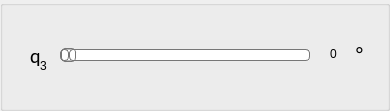
                <widget class="QGroupBox" name="q3_slider_group">
                    <property name="geometry">
                        <rect>
                            <x>40</x>
                            <y>300</y>
                            <width>390</width>
                            <height>111</height>
                        </rect>
                    </property>
                    <property name="minimumSize">
                        <size>
                            <width>2</width>
                            <height>0</height>
                        </size>
                    </property>
                    <property name="title">
                        <string />
                    </property>
                    <widget class="QLabel" name="q3_label2">
                        <property name="geometry">
                            <rect>
                                <x>40</x>
                                <y>50</y>
                                <width>21</width>
                                <height>31</height>
                            </rect>
                        </property>
                        <property name="text">
                            <string>3</string>
                        </property>
                    </widget>
                    <widget class="QSlider" name="q3_slider">
                        <property name="geometry">
                            <rect>
                                <x>60</x>
                                <y>40</y>
                                <width>250</width>
                                <height>30</height>
                            </rect>
                        </property>
                        <property name="styleSheet">
                            <string notr="true">QSlider::groove:horizontal {
                                border: 1px solid #bbb;
                                background: white;
                                height: 10px;
                                border-radius: 4px;
                                }

                                QSlider::sub-page:horizontal {
                                background: qlineargradient(x1: 0, y1: 0, x2: 0, y2: 1,
                                stop: 0 #66e, stop: 1 #bbf);
                                background: qlineargradient(x1: 0, y1: 0.2, x2: 1, y2: 1,
                                stop: 0 #bbf, stop: 1 #55f);
                                border: 1px solid #777;
                                height: 10px;
                                border-radius: 4px;
                                }

                                QSlider::add-page:horizontal {
                                background: #fff;
                                border: 1px solid #777;
                                height: 10px;
                                border-radius: 4px;
                                }

                                QSlider::handle:horizontal {
                                background: qlineargradient(x1:0, y1:0, x2:1, y2:1,
                                stop:0 #eee, stop:1 #ccc);
                                border: 1px solid #777;
                                width: 13px;
                                margin-top: -2px;
                                margin-bottom: -2px;
                                border-radius: 4px;
                                }

                                QSlider::handle:horizontal:hover {
                                background: qlineargradient(x1:0, y1:0, x2:1, y2:1,
                                stop:0 #fff, stop:1 #ddd);
                                border: 1px solid #444;
                                border-radius: 4px;
                                }

                                QSlider::sub-page:horizontal:disabled {
                                background: #bbb;
                                border-color: #999;
                                }

                                QSlider::add-page:horizontal:disabled {
                                background: #eee;
                                border-color: #999;
                                }

                                QSlider::handle:horizontal:disabled {
                                background: #eee;
                                border: 1px solid #aaa;
                                border-radius: 4px;
                                }</string>
                        </property>
                        <property name="orientation">
                            <enum>Qt::Horizontal</enum>
                        </property>
                    </widget>
                    <widget class="QLabel" name="q3_label2_2">
                        <property name="geometry">
                            <rect>
                                <x>30</x>
                                <y>40</y>
                                <width>16</width>
                                <height>31</height>
                            </rect>
                        </property>
                        <property name="styleSheet">
                            <string notr="true"> QLabel{

                                font-size: 20px;
                                font-family: Calibri;

                                }</string>
                        </property>
                        <property name="text">
                            <string>q</string>
                        </property>
                    </widget>
                    <widget class="QWidget" name="layoutWidget">
                        <property name="geometry">
                            <rect>
                                <x>330</x>
                                <y>40</y>
                                <width>51</width>
                                <height>27</height>
                            </rect>
                        </property>
                        <layout class="QHBoxLayout" name="horizontalLayout_4">
                            <property name="spacing">
                                <number>0</number>
                            </property>
                            <item>
                                <widget class="QLabel" name="q3">
                                    <property name="text">
                                        <string>0</string>
                                    </property>
                                </widget>
                            </item>
                            <item>
                                <widget class="QLabel" name="degreeLabel_3">
                                    <property name="styleSheet">
                                        <string notr="true"> QLabel{

                                            font-size: 20px;
                                            font-family: Calibri;

                                            }</string>
                                    </property>
                                    <property name="text">
                                        <string>°</string>
                                    </property>
                                </widget>
                            </item>
                        </layout>
                    </widget>
                </widget>
